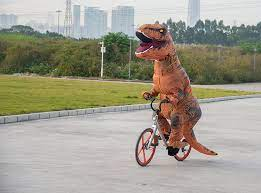
%> input picture imageProcess/pic2.jpg, 261 x 193 px
$ octave flip.m   (GNU Octave 9; MATLAB toolbox functions it lacks are replaced by stand-ins)
%> lines starting %> are read from the running program, lines starting %| are printed output that depends on the picture
clear
close all

% A — Input array
%vector | matrix | multidimensional array | table | timetable

pic2 = imread("imageProcess/pic2.jpg");
%> pic2 is the input picture: size 193x261x3 uint8; mean R, G, B 159.9, 155.3, 140.6


subplot(1, 4, 1), imshow(pic2), title("Original");
subplot(1, 4, 2), imshow(fliplr(pic2)), title("fliplr");
%> after `imshow(fliplr(pic2))`:
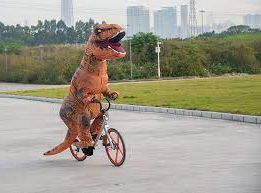
%> displayed picture: size 193x261x3, on the screen's scale of 0 to 255; mean R, G, B 159.9, 155.3, 140.6; mean of the top-left, top-right, bottom-left and bottom-right quarters 134.4, 133, 164.7, 175.3
subplot(1, 4, 3), imshow(flipud(pic2)), title("flipud");
%> after `imshow(flipud(pic2))`:
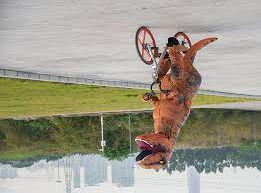
%> displayed picture: size 193x261x3, on the screen's scale of 0 to 255; mean R, G, B 159.9, 155.3, 140.6; mean of the top-left, top-right, bottom-left and bottom-right quarters 175.9, 165.2, 132.7, 134.4
subplot(1, 4, 4), imshow(flipud(fliplr(pic2))), title("flipud + fliplr");
%> after `imshow(flipud(fliplr(pic2)))`:
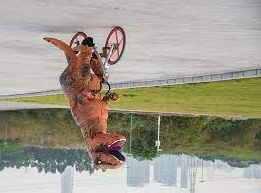
%> displayed picture: size 193x261x3, on the screen's scale of 0 to 255; mean R, G, B 159.9, 155.3, 140.6; mean of the top-left, top-right, bottom-left and bottom-right quarters 165.1, 176, 134.3, 132.8


%imrotate
% ค่า - หมุนตามเข็ม , ค่าบวก หมุนทวนเข็ม

$ run again, with imageProcess/pic1.jpg copied over imageProcess/pic2.jpg
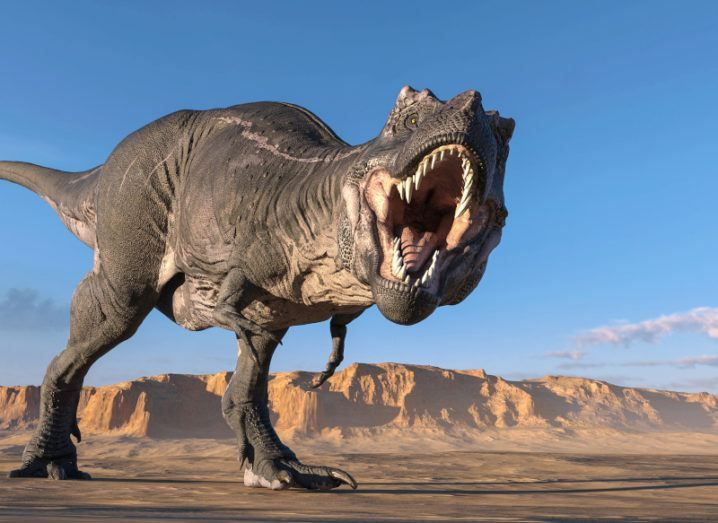
%> input picture imageProcess/pic1.jpg, 718 x 523 px
%> pic2 is the input picture: size 523x718x3 uint8; mean R, G, B 115.8, 128.9, 146
%> `imshow(flipud(pic2))`:
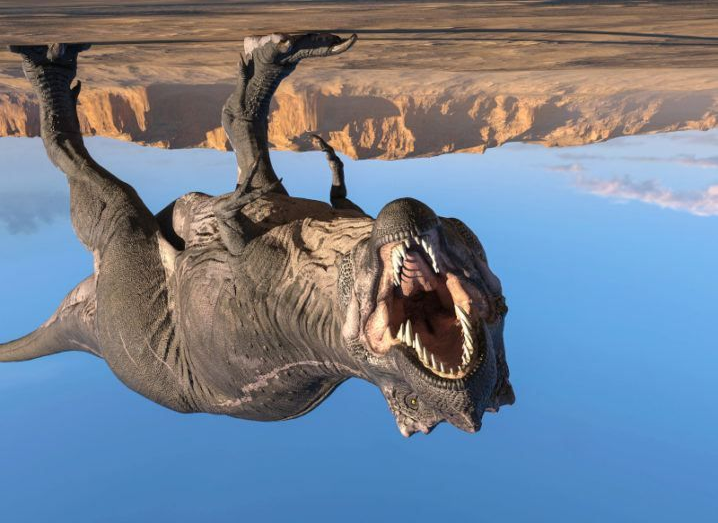
%> displayed picture: size 523x718x3, on the screen's scale of 0 to 255; mean R, G, B 115.8, 128.9, 146; mean of the top-left, top-right, bottom-left and bottom-right quarters 114, 145.3, 127.8, 133.8
%> `imshow(flipud(fliplr(pic2)))`:
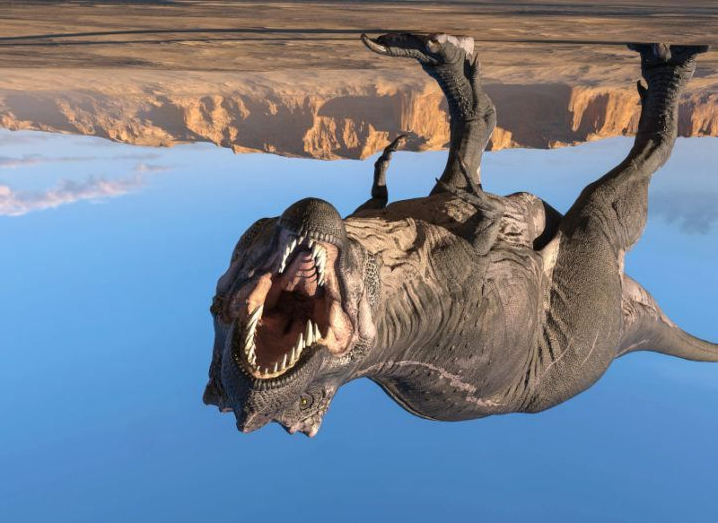
%> displayed picture: size 523x718x3, on the screen's scale of 0 to 255; mean R, G, B 115.8, 128.9, 146; mean of the top-left, top-right, bottom-left and bottom-right quarters 145.3, 114, 133.8, 127.8
